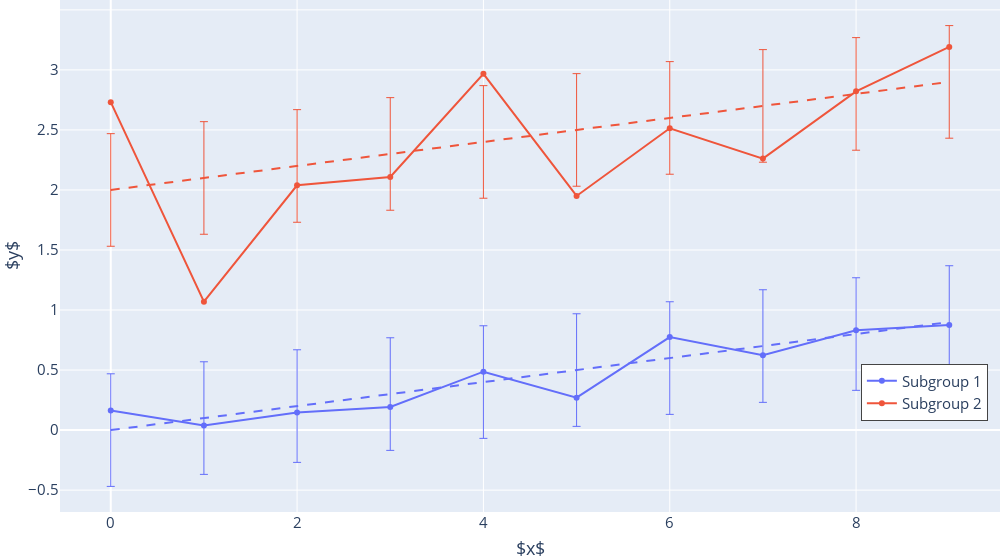

The notebook cell this image was saved under:
### Code cell
colors = plotly.colors.qualitative.Plotly

fig = go.Figure()
fig.add_trace(go.Scatter(x = x, y = y0, line_color = colors[0], name = "Subgroup 1"))
fig.add_trace(go.Scatter(x = x, y = y1, line_color = colors[1], name = "Subgroup 2"))
fig.add_trace(go.Scatter(x = x, y = y, error_y = dict(type = "constant", value = crit, thickness = 1), mode = "lines", line = {"dash": "dash", "color": colors[0]}, showlegend = False))
fig.add_trace(go.Scatter(x = x, y = y + 2, error_y = dict(type = "constant", value = crit, thickness = 1), mode = "lines", line = {"dash": "dash", "color": colors[1]}, showlegend = False))

fig.update_layout(dict(font = {"size": 15}, width = 1000, margin = dict(l = 0, r = 0, t = 0, b = 0), xaxis_title = r"$x$", yaxis_title = r"$y$"))
fig.update_layout(legend = dict(yanchor="top", y = 0.29, xanchor="left", x = .852, font = {"size": 15}, borderwidth = 1))
fig.show()

fig.write_image("./PLOTS/Heteroskedasticity.png", scale = 3)
fig.write_image("./PLOTS/Heteroskedasticity.svg", scale = 3)

### Figure 1 — Plotly figure (JSON) as saved in the notebook; plotly's stock layout.template omitted (floating-point values rounded to 4 significant figures)
{"data": [{"line": {"color": "#636EFA"}, "name": "Subgroup 1", "type": "scatter", "x": [0, 1, 2, 3, 4, 5, 6, 7, 8, 9], "y": [0.1624, 0.03882, 0.1472, 0.1927, 0.4865, 0.2698, 0.7745, 0.6239, 0.8319, 0.8751]}, {"line": {"color": "#EF553B"}, "name": "Subgroup 2", "type": "scatter", "x": [0, 1, 2, 3, 4, 5, 6, 7, 8, 9], "y": [2.731, 1.07, 2.039, 2.108, 2.967, 1.95, 2.514, 2.261, 2.821, 3.191]}, {"error_y": {"thickness": 1, "type": "constant", "value": 0.4689}, "line": {"color": "#636EFA", "dash": "dash"}, "mode": "lines", "showlegend": false, "type": "scatter", "x": [0, 1, 2, 3, 4, 5, 6, 7, 8, 9], "y": [0, 0.1, 0.2, 0.3, 0.4, 0.5, 0.6, 0.7, 0.8, 0.9]}, {"error_y": {"thickness": 1, "type": "constant", "value": 0.4689}, "line": {"color": "#EF553B", "dash": "dash"}, "mode": "lines", "showlegend": false, "type": "scatter", "x": [0, 1, 2, 3, 4, 5, 6, 7, 8, 9], "y": [2, 2.1, 2.2, 2.3, 2.4, 2.5, 2.6, 2.7, 2.8, 2.9]}], "layout": {"font": {"size": 15}, "legend": {"borderwidth": 1, "font": {"size": 15}, "x": 0.852, "xanchor": "left", "y": 0.29, "yanchor": "top"}, "margin": {"b": 0, "l": 0, "r": 0, "t": 0}, "width": 1000, "xaxis": {"title": {"text": "$x$"}}, "yaxis": {"title": {"text": "$y$"}}}}
